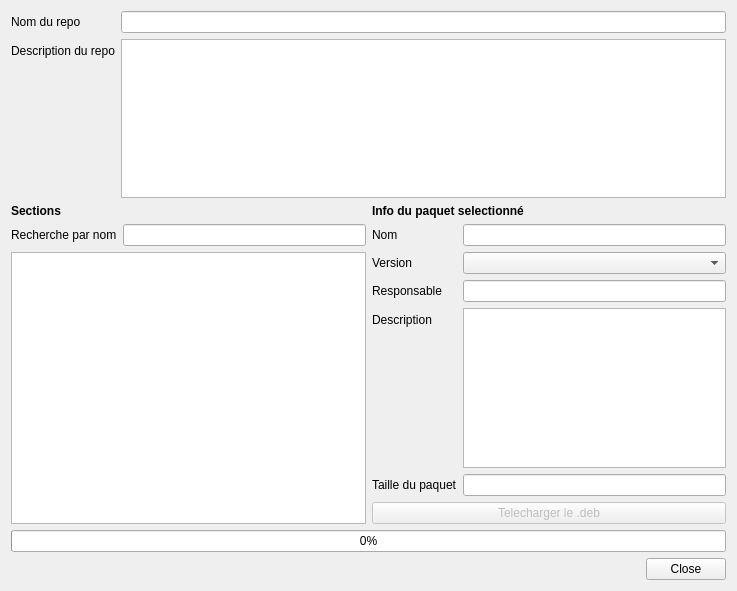
<?xml version="1.0" encoding="UTF-8"?>
<ui version="4.0">
 <class>RepoDialog</class>
 <widget class="QDialog" name="RepoDialog">
  <property name="geometry">
   <rect>
    <x>0</x>
    <y>0</y>
    <width>737</width>
    <height>591</height>
   </rect>
  </property>
  <property name="windowTitle">
   <string>Dialog</string>
  </property>
  <layout class="QVBoxLayout" name="verticalLayout">
   <item>
    <layout class="QFormLayout" name="formLayout">
     <property name="sizeConstraint">
      <enum>QLayout::SetFixedSize</enum>
     </property>
     <property name="fieldGrowthPolicy">
      <enum>QFormLayout::AllNonFixedFieldsGrow</enum>
     </property>
     <property name="bottomMargin">
      <number>0</number>
     </property>
     <item row="0" column="0">
      <widget class="QLabel" name="label">
       <property name="text">
        <string>Nom du repo</string>
       </property>
      </widget>
     </item>
     <item row="1" column="0">
      <widget class="QLabel" name="label_2">
       <property name="text">
        <string>Description du repo</string>
       </property>
      </widget>
     </item>
     <item row="0" column="1">
      <widget class="QLineEdit" name="txt_repo_name"/>
     </item>
     <item row="1" column="1">
      <widget class="QPlainTextEdit" name="txt_repo_description">
       <property name="readOnly">
        <bool>true</bool>
       </property>
      </widget>
     </item>
    </layout>
   </item>
   <item>
    <layout class="QHBoxLayout" name="horizontalLayout">
     <item>
      <layout class="QVBoxLayout" name="verticalLayout_3">
       <item>
        <widget class="QLabel" name="label_4">
         <property name="font">
          <font>
           <weight>75</weight>
           <bold>true</bold>
          </font>
         </property>
         <property name="text">
          <string>Sections</string>
         </property>
        </widget>
       </item>
       <item>
        <layout class="QHBoxLayout" name="horizontalLayout_2">
         <item>
          <widget class="QLabel" name="label_10">
           <property name="text">
            <string>Recherche par nom</string>
           </property>
          </widget>
         </item>
         <item>
          <widget class="QLineEdit" name="txt_search"/>
         </item>
        </layout>
       </item>
       <item>
        <widget class="QTreeWidget" name="tree_sections">
         <property name="sortingEnabled">
          <bool>false</bool>
         </property>
         <attribute name="headerVisible">
          <bool>false</bool>
         </attribute>
         <column>
          <property name="text">
           <string notr="true">1</string>
          </property>
         </column>
        </widget>
       </item>
      </layout>
     </item>
     <item>
      <layout class="QVBoxLayout" name="lay_pkg_info">
       <item>
        <widget class="QLabel" name="label_3">
         <property name="font">
          <font>
           <weight>75</weight>
           <bold>true</bold>
          </font>
         </property>
         <property name="text">
          <string>Info du paquet selectionné</string>
         </property>
        </widget>
       </item>
       <item>
        <layout class="QFormLayout" name="formLayout_2">
         <property name="fieldGrowthPolicy">
          <enum>QFormLayout::ExpandingFieldsGrow</enum>
         </property>
         <item row="0" column="0">
          <widget class="QLabel" name="label_5">
           <property name="text">
            <string>Nom</string>
           </property>
          </widget>
         </item>
         <item row="1" column="0">
          <widget class="QLabel" name="label_6">
           <property name="text">
            <string>Version</string>
           </property>
          </widget>
         </item>
         <item row="2" column="0">
          <widget class="QLabel" name="label_7">
           <property name="text">
            <string>Responsable</string>
           </property>
          </widget>
         </item>
         <item row="3" column="0">
          <widget class="QLabel" name="label_8">
           <property name="text">
            <string>Description</string>
           </property>
          </widget>
         </item>
         <item row="3" column="1">
          <widget class="QPlainTextEdit" name="txt_pkg_description">
           <property name="readOnly">
            <bool>true</bool>
           </property>
          </widget>
         </item>
         <item row="0" column="1">
          <widget class="QLineEdit" name="txt_pkg_name">
           <property name="sizePolicy">
            <sizepolicy hsizetype="MinimumExpanding" vsizetype="Fixed">
             <horstretch>0</horstretch>
             <verstretch>0</verstretch>
            </sizepolicy>
           </property>
           <property name="maximumSize">
            <size>
             <width>16777215</width>
             <height>16777215</height>
            </size>
           </property>
          </widget>
         </item>
         <item row="2" column="1">
          <widget class="QLineEdit" name="txt_pkg_maintainer">
           <property name="maximumSize">
            <size>
             <width>16777215</width>
             <height>16777215</height>
            </size>
           </property>
          </widget>
         </item>
         <item row="1" column="1">
          <widget class="QComboBox" name="cmb_pkg_version">
           <property name="sizePolicy">
            <sizepolicy hsizetype="Expanding" vsizetype="Fixed">
             <horstretch>0</horstretch>
             <verstretch>0</verstretch>
            </sizepolicy>
           </property>
           <property name="maximumSize">
            <size>
             <width>500</width>
             <height>16777215</height>
            </size>
           </property>
          </widget>
         </item>
         <item row="4" column="0">
          <widget class="QLabel" name="label_9">
           <property name="text">
            <string>Taille du paquet</string>
           </property>
          </widget>
         </item>
         <item row="4" column="1">
          <widget class="QLineEdit" name="txt_pkg_filesize">
           <property name="readOnly">
            <bool>true</bool>
           </property>
          </widget>
         </item>
        </layout>
       </item>
       <item>
        <widget class="QPushButton" name="btn_download">
         <property name="enabled">
          <bool>false</bool>
         </property>
         <property name="text">
          <string>Telecharger le .deb</string>
         </property>
        </widget>
       </item>
      </layout>
     </item>
    </layout>
   </item>
   <item>
    <widget class="QProgressBar" name="progressBar">
     <property name="value">
      <number>0</number>
     </property>
    </widget>
   </item>
   <item>
    <widget class="QDialogButtonBox" name="buttonBox">
     <property name="orientation">
      <enum>Qt::Horizontal</enum>
     </property>
     <property name="standardButtons">
      <set>QDialogButtonBox::Close</set>
     </property>
    </widget>
   </item>
  </layout>
 </widget>
 <resources/>
 <connections>
  <connection>
   <sender>buttonBox</sender>
   <signal>accepted()</signal>
   <receiver>RepoDialog</receiver>
   <slot>accept()</slot>
   <hints>
    <hint type="sourcelabel">
     <x>248</x>
     <y>254</y>
    </hint>
    <hint type="destinationlabel">
     <x>157</x>
     <y>274</y>
    </hint>
   </hints>
  </connection>
  <connection>
   <sender>buttonBox</sender>
   <signal>rejected()</signal>
   <receiver>RepoDialog</receiver>
   <slot>reject()</slot>
   <hints>
    <hint type="sourcelabel">
     <x>316</x>
     <y>260</y>
    </hint>
    <hint type="destinationlabel">
     <x>286</x>
     <y>274</y>
    </hint>
   </hints>
  </connection>
 </connections>
</ui>
